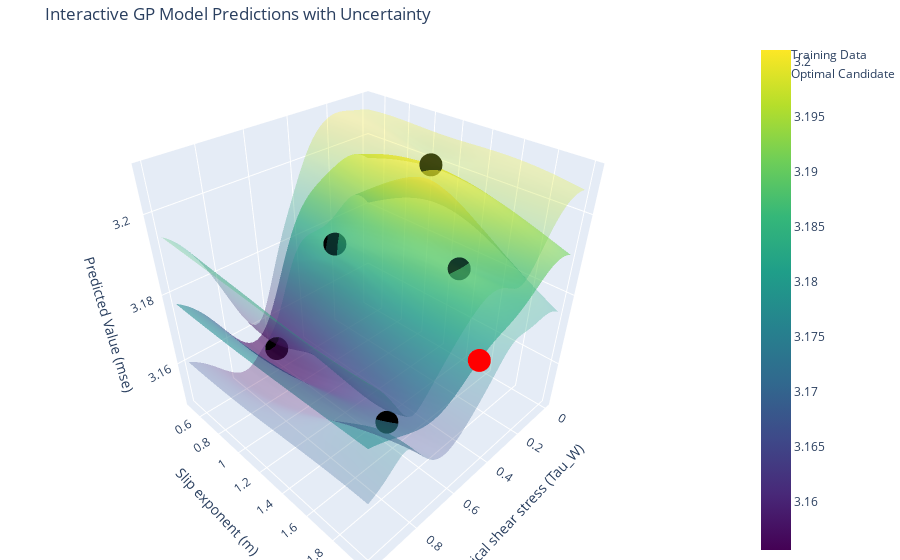

The notebook cell saved with this chart:
### Code cell
# Generate grid for plotting 
x_flat = x_grid.ravel()
y_flat = y_grid.ravel()

# Convert pred_mean and pred_std to flat arrays for plotting
pred_mean_flat = pred_mean.ravel()
pred_std_flat = pred_std.ravel()

# Initialize Plotly figure
fig = go.Figure()

# Add the mean surface
fig.add_trace(go.Surface(
    x=x_grid, y=y_grid, z=pred_mean,
    colorscale='Viridis', opacity=0.6, name="GP Mean"
))

# Add upper uncertainty surface (mean + std)
fig.add_trace(go.Surface(
    x=x_grid, y=y_grid, z=pred_mean + pred_std,
    colorscale='Viridis', opacity=0.3, showscale=False, name="GP Mean + Std"
))

# Add lower uncertainty surface (mean - std)
fig.add_trace(go.Surface(
    x=x_grid, y=y_grid, z=pred_mean - pred_std,
    colorscale='Viridis', opacity=0.3, showscale=False, name="GP Mean - Std"
))

# Add training points
fig.add_trace(go.Scatter3d(
    x=train_x[:, 0].numpy(),
    y=train_x[:, 1].numpy(),
    z=train_y.flatten().numpy(),
    mode='markers',
    marker=dict(size=8, color='black'),
    name='Training Data'
))

# Add optimal candidate
fig.add_trace(go.Scatter3d(
    x=[candidate[0, 0].item()],
    y=[candidate[0, 1].item()],
    z=[cand_mean.item()],
    mode='markers',
    marker=dict(size=8, color='red', symbol='circle'),
    name='Optimal Candidate'
))

# Update layout
fig.update_layout(
    scene=dict(
        xaxis_title="Critical shear stress (Tau_W)",
        yaxis_title="Slip exponent (m)",
        zaxis_title="Predicted Value (mse)"
    ),
    title="Interactive GP Model Predictions with Uncertainty",
    margin=dict(l=0, r=0, b=0, t=40)
)

# Show the plot
fig.show()
fig.write_html("gp_model_predictions.html")

### Figure 1 — Plotly figure (JSON) as saved in the notebook; plotly's stock layout.template omitted (floating-point values rounded to 4 significant figures; data arrays with more than 128 entries replaced by an {"elided": "..."} marker saying what was removed)
{"data": [{"colorscale": [[0, "#440154"], [0.1111, "#482878"], [0.2222, "#3e4989"], [0.3333, "#31688e"], [0.4444, "#26828e"], [0.5556, "#1f9e89"], [0.6667, "#35b779"], [0.7778, "#6ece58"], [0.8889, "#b5de2b"], [1, "#fde725"]], "name": "GP Mean", "opacity": 0.6, "type": "surface", "x": {"elided": "50x50 float values"}, "y": {"elided": "50x50 float values"}, "z": {"elided": "50x50 float values"}}, {"colorscale": [[0, "#440154"], [0.1111, "#482878"], [0.2222, "#3e4989"], [0.3333, "#31688e"], [0.4444, "#26828e"], [0.5556, "#1f9e89"], [0.6667, "#35b779"], [0.7778, "#6ece58"], [0.8889, "#b5de2b"], [1, "#fde725"]], "name": "GP Mean + Std", "opacity": 0.3, "showscale": false, "type": "surface", "x": {"elided": "50x50 float values"}, "y": {"elided": "50x50 float values"}, "z": {"elided": "50x50 float values"}}, {"colorscale": [[0, "#440154"], [0.1111, "#482878"], [0.2222, "#3e4989"], [0.3333, "#31688e"], [0.4444, "#26828e"], [0.5556, "#1f9e89"], [0.6667, "#35b779"], [0.7778, "#6ece58"], [0.8889, "#b5de2b"], [1, "#fde725"]], "name": "GP Mean - Std", "opacity": 0.3, "showscale": false, "type": "surface", "x": {"elided": "50x50 float values"}, "y": {"elided": "50x50 float values"}, "z": {"elided": "50x50 float values"}}, {"marker": {"color": "black", "size": 8}, "mode": "markers", "name": "Training Data", "type": "scatter3d", "x": [0.2985, 0.4342, 0.8245, 0.6489, 0.08723], "y": [1.617, 0.876, 1.857, 0.647, 1.13], "z": [3.188, 3.185, 3.173, 3.156, 3.202]}, {"marker": {"color": "red", "size": 8, "symbol": "circle"}, "mode": "markers", "name": "Optimal Candidate", "type": "scatter3d", "x": [0.5], "y": [2], "z": [3.18]}], "layout": {"margin": {"b": 0, "l": 0, "r": 0, "t": 40}, "scene": {"xaxis": {"title": {"text": "Critical shear stress (Tau_W)"}}, "yaxis": {"title": {"text": "Slip exponent (m)"}}, "zaxis": {"title": {"text": "Predicted Value (mse)"}}}, "title": {"text": "Interactive GP Model Predictions with Uncertainty"}}}
